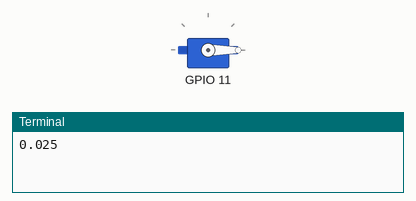
Simulated run of this program. Board: Raspberry Pi (BCM pin numbers). Parts: servo, the last lines printed to the terminal. Servo angles are drawn from the pulse width (0.5 ms = 0°, 2.5 ms = 180°). At 10.0 s the program stops and its outputs stay as they are.

Above: at 0.05 s.
At 2.55 s:
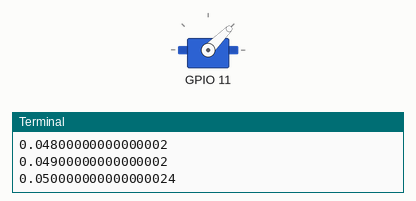
At 5.06 s:
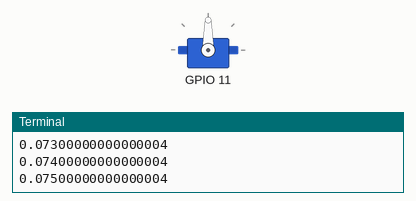
At 10.0 s:
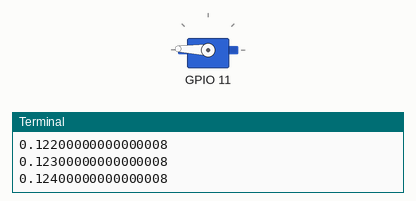
Timing chart, 0 to 11.5 s (numbered marks = the images above):
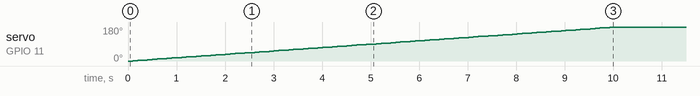

Measured:
- by itself, servo on GPIO 11: moves from 0° to 178° over 9.8 s

The program:

ServoTest.py
```python
from gpiozero import PWMOutputDevice as pwm
import time

servo = pwm(11,frequency=50) # BRODCOM PIN NUMBERING!!!

x = float(0.025) # python for loops suck
while x < 0.125: # some servos use different dutycycles,
                 # these are the most common values
    servo.value = (x)   # 50Hz (20ms between pulses)
    print(servo.value)  # 0.025% (0.5ms) = 0 deg
    x += 0.001          # 0.125% (2.5ms) = 180 deg

    time.sleep(0.1)
```
